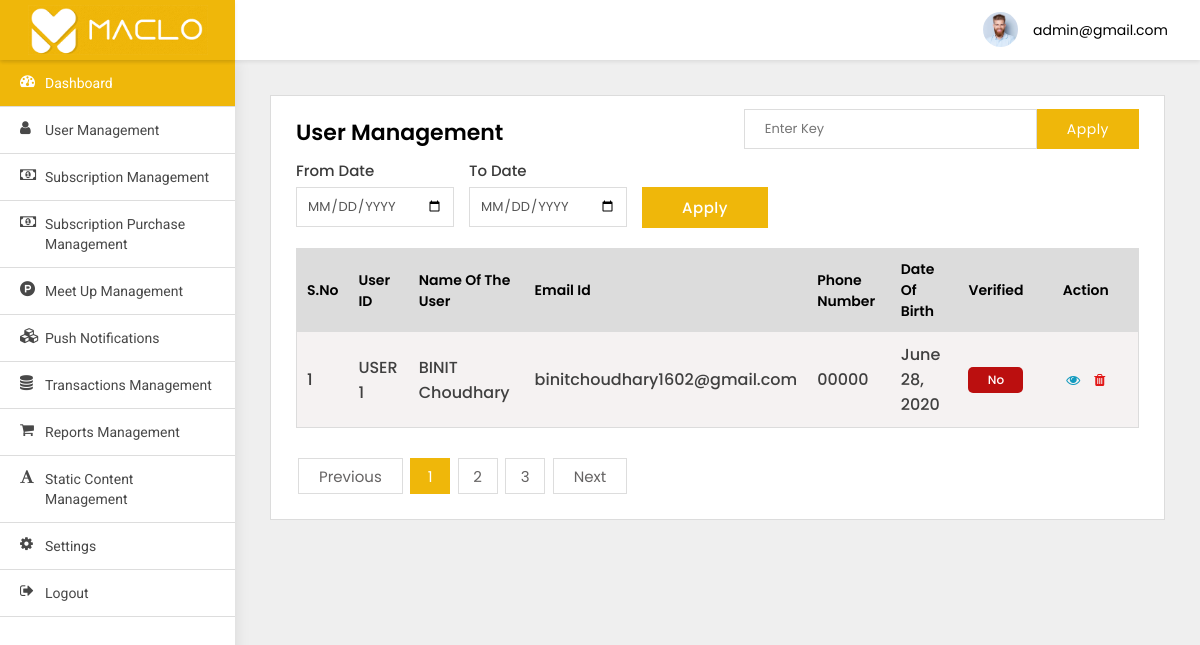
Page /adminpanel/users-list/ (signed in) on the earlier database version.
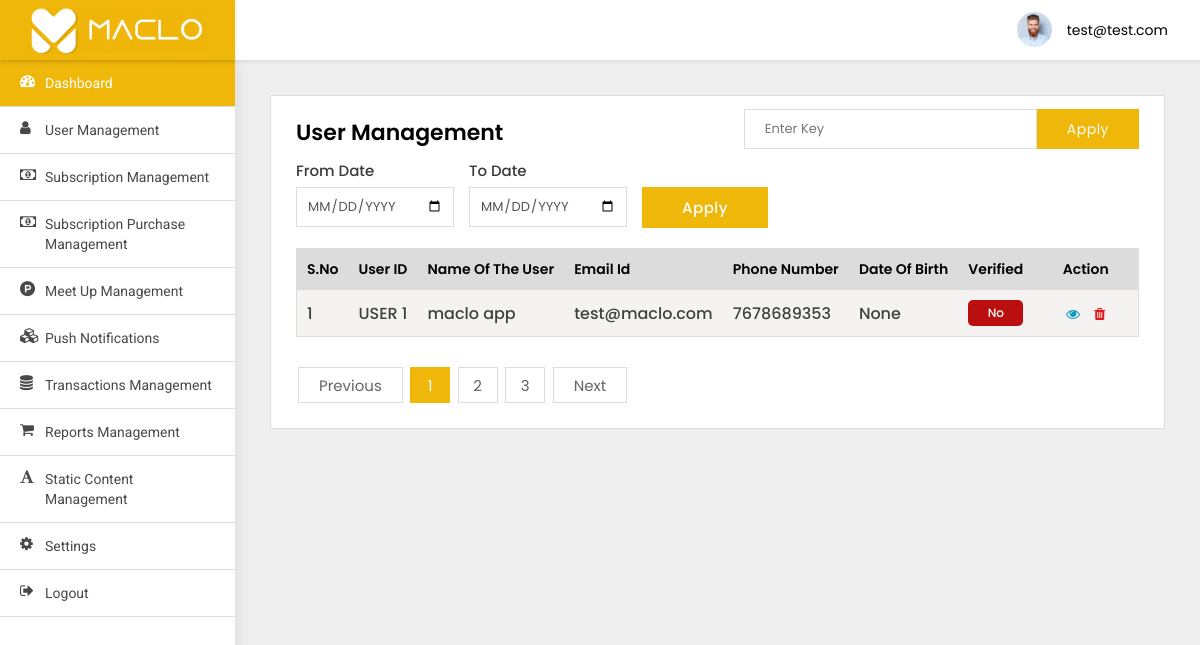
Same page on the later database version.
### adminpanel/models.py (models this page shows)
class User(AbstractBaseUser, PermissionsMixin):
    email = models.EmailField(max_length=255, unique=True)
    phone_number = models.BigIntegerField(blank=True, null=True)
    name = models.CharField(max_length=255)
    social_type = models.CharField(max_length=255)
    social_id = models.CharField(max_length=255)
    device_token = models.CharField(default='', null=True, blank=True, max_length=256)
    is_active = models.BooleanField(default=True)
    is_staff = models.BooleanField(default=False)
    objects = UserManager()
    USERNAME_FIELD = 'email'

### src/models.py (models this page shows, shortened)
class RegisterUser(models.Model):
    email = models.EmailField(default='test@maclo.com')
    phone_number = models.CharField(default='00000', max_length=12)
    first_name = models.CharField(default='maclo', max_length=100)
    last_name = models.CharField(default='app', max_length=100)
    gender = models.CharField(choices=GENDER, default='Male', max_length=20, null=True, blank=True)
    date_of_birth = models.DateField(null=True, blank=True)
    job_profile = models.CharField(max_length=100, null=True, blank=True)
    company_name = models.CharField(max_length=200, null=True, blank=True)
    qualification = models.CharField(
        default="Bachelor's", choices=QUALIFICATION, max_length=100, null=True, blank=True)
    relationship_status = models.CharField(
        default='Single', choices=RELATIONSHIP_STATUS, max_length=100, null=True, blank=True)
    interests = models.CharField(default='Reading Books', max_length=500)
    fav_quote = models.CharField(default='MY Fav QUOTE', max_length=1000)
    religion = models.CharField(default='atheist', max_length=100, null=True, blank=True)
    body_type = models.CharField(default='slim', max_length=100)
    created_at = models.DateField(auto_now_add=True)
    verified = models.CharField(default='No', choices=BOOL_CHOICES, max_length=10)
    fb_signup = models.CharField(default='No', choices=BOOL_CHOICES, max_length=10)
    pic_1 = models.ImageField(upload_to='media', null=True, blank=True)
    pic_2 = models.ImageField(upload_to='media', null=True, blank=True)
    pic_3 = models.ImageField(upload_to='media', null=True, blank=True)
    pic_4 = models.ImageField(upload_to='media', null=True, blank=True)
    pic_5 = models.ImageField(upload_to='media', null=True, blank=True)
    pic_6 = models.ImageField(upload_to='media', null=True, blank=True)
    pic_7 = models.ImageField(upload_to='media', null=True, blank=True)
    pic_8 = models.ImageField(upload_to='media', null=True, blank=True)
    pic_9 = models.ImageField(upload_to='media', null=True, blank=True)

### adminpanel/views.py (the view)
# urls.py: path('users-list/', UsersList.as_view(), name='users-list'),
class UsersList(LoginRequiredMixin, ListView):
    paginate_by = 1
    model = RegisterUser
    template_name = 'user-management.html'
    def get(self, request, *args, **kwargs):
        qs = self.request.GET.get('qs')
        if qs:
            search = RegisterUser.objects.filter(Q(first_name__icontains=qs) |
                                                 Q(last_name__icontains=qs) |
                                                 Q(email__icontains=qs) |
                                                 Q(phone_number__icontains=qs) |
                                                 Q(promocode__icontains=qs))
            search_count = len(search)
            context = {
                'search': search,
            }
            if search:
                messages.info(self.request, str(
                    search_count) + ' matches found')
                return render(self.request, 'user-management.html', context)
            else:
                messages.info(self.request, 'No results found')
                return render(self.request, 'user-management.html', context)
        else:
            users = RegisterUser.objects.all()
            myfilter = UserFilter(self.request.GET, queryset=users)
            users = myfilter.qs
            paginator = Paginator(users, self.paginate_by)
            page_number = self.request.GET.get('page')
            page_obj = paginator.get_page(page_number)
            context = {
                'object_list': users,
                'myfilter': myfilter,
                'pages': page_obj
            }
            return render(self.request, "user-management.html", context)

### adminpanel/templates/user-management.html (shortened to what this page needs)
{% extends 'base.html' %}
{% block body %}
<div class="WrapperArea">
    <div class="WrapperBox">
        <div class="Small-Wrapper">
            <div class="SearchBox">
                <form action="">
                    <input type="text" name="qs" placeholder="Enter Key">
                    <button>Apply</button>
                </form>
            </div>
            <h4 class="Title">User Management</h4>
            <div class="Filter">
                <div class="form-group">
                    <label>From Date</label>
                    <input type="date" name="from_date" class="form-control">
                </div>
                <div class="form-group">
                    <label>To Date</label>
                    <input type="date" name="to_date" class="form-control">
                </div>
                <div class="form-group">
                    <label>&nbsp;</label>
                    <button class="Button">Apply</button>
                </div>
            </div>
            {% if search %}
            <div class="TableList">
                <table>
                    <thead>
                    <tr>
                        <th>S.No</th>
                        <th>User ID</th>
                        <th>Name of the user</th>
                        <th>Email id</th>
                        <th>Phone Number</th>
                        <th>Date of Birth</th>
                        <th>Verified</th>
                        <th>action</th>
                    </tr>
                    </thead>
                    <tbody>
                    {% for object in search %}
                    <tr>
                        <td>{{forloop.counter }}</td>
                        <td>USER {{object.id}}</td>
                        <td>{{object.first_name}} {{object.last_name}}</td>
                        <td>{{object.email}}</td>
                        <td>{{object.phone_number}}</td>
                        <td>{{object.date_of_birth}}</td>
                        <td><span class="red">{{object.verified}}</span></td>
                        <td>
                            <a class="Blue" href="user-details.html">
                                <i class="fa fa-eye"></i>
                            </a>
                            <a class="Red" href="JavaScript:Void(0);" data-toggle="modal" data-target="#DeleteModal">
                                <i class="fa fa-trash"></i>
                            </a>
                        </td>
                    </tr>
                    {% endfor %}
                    </tbody>
                </table>
            </div>
            {% elif pages %}
            <div class="TableList">
                <table>
                    <thead>
                    <tr>
                        <th>S.No</th>
                        <th>User ID</th>
                        <th>Name of the user</th>
                        <th>Email id</th>
                        <th>Phone Number</th>
                        <th>Date of Birth</th>
                        <th>Verified</th>
                        <th>action</th>
                    </tr>
                    </thead>
                    <tbody>
                    {% for object in pages %}
                    <tr>
                        <td>{{forloop.counter }}</td>
                        <td>USER {{object.id}}</td>
                        <td>{{object.first_name}} {{object.last_name}}</td>
                        <td>{{object.email}}</td>
                        <td>{{object.phone_number}}</td>
                        <td>{{object.date_of_birth}}</td>
                        <td><span class="red">{{object.verified}}</span></td>
                        <td>
                            <a class="Blue" href="{% url 'adminpanel:users-detail' object.id %}">
                                <i class="fa fa-eye"></i>
                            </a>
                            <a class="Red" href="JavaScript:Void(0);" data-toggle="modal" data-target="#DeleteModal">
                                <i class="fa fa-trash"></i>
                            </a>
                        </td>
                    </tr>
                    {% endfor %}
                    </tbody>
                </table>
            </div>
            {% endif %}
            <div class="Pagination">
                <ul>
                    <li><a href="#">Previous</a></li>
                    <li class="active"><a href="#">1</a></li>
                    <li><a href="#">2</a></li>
                    <li><a href="#">3</a></li>
                    <li><a href="#">Next</a></li>
                </ul>
            </div>
        </div>
    </div>
</div>
{% endblock body %}

### adminpanel/templates/base.html (shortened to what this page needs)
{% load static %}
<html lang="en-us">
<head>
    <link type="text/css" rel="stylesheet" href="{% static 'adminpanel/css/style.css'%}">
</head>
<body>
<div class="Header">
    <div class="Logo">
        <img src="{% static 'adminpanel/images/inner-Logo.png' %}">
    </div>
    <div class="Navigation">
        <div class="Avater">
            <a href="javascript:void(0);">
                <figure><img src="{% static 'adminpanel/images/profile.jpg' %}"></figure>
                {{user}} </a>
        </div>
    </div>
</div>
<div class="SidenavBar">
    <ul>
        <li class="active">
            <a href="{% url 'adminpanel:dashboard' %}">
                <span><i class="fa fa-tachometer"></i></span> Dashboard
            </a>
        </li>
        <li>
            <a href="{% url 'adminpanel:users-list' %}">
                <span><i class="fa fa-user"></i></span> User Management
            </a>
        </li>
        <li>
            <a href="Subscription-management.html">
                <span><i class="fa fa-money"></i></span> Subscription Management
            </a>
        </li>
        <li>
            <a href="Subscription-Purchase-management.html">
                <span><i class="fa fa-money"></i></span> Subscription Purchase Management
            </a>
        </li>
        <li>
            <a href="meet-management.html">
                <span><i class="fa fa-product-hunt"></i></span> Meet up Management
            </a>
        </li>
        <li>
            <a href="notification.html">
                <span><i class="fa fa-cubes"></i></span> Push Notifications
            </a>
        </li>
        <li>
            <a href="Transaction-management.html">
                <span><i class="fa fa-database"></i></span> Transactions Management
            </a>
        </li>
        <li>
            <a href="Report-management.html">
                <span><i class="fa fa-shopping-cart"></i></span> Reports Management
            </a>
        </li>
        <li>
            <a href="content-management.html">
                <span><i class="fa fa-font"></i></span> Static content Management
            </a>
        </li>
        <li>
            <a href="setting.html">
                <span><i class="fa fa-cog"></i></span> Settings
            </a>
        </li>
        <li>
            <a href="{% url 'adminpanel:login' %}">
                <span><i class="fa fa-sign-out"></i></span> Logout
            </a>
        </li>
    </ul>
</div>
{% block body %}
{% endblock body %}
</body>
</html>

Differences in the rows shown:
changed User: email "admin@gmail.com" → "test@test.com"
changed RegisterUser "No": first_name "BINIT" → "maclo"; last_name "Choudhary" → "app"; email "binitchoudhary1602@gmail.com" → "test@maclo.com"; phone_number "00000" → "7678689353"; date_of_birth "June 28, 2020" → "None"
